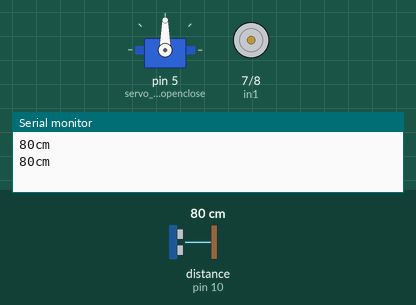
A sketch run on a simulated Arduino Uno, built with avr-gcc and run on an emulated ATmega328P. On the bench: servo, motor-driver pin pairs drawn as motors (green arrow = first pin HIGH = forward, orange = second pin HIGH = backward, longer = more drive, scaled by the enable pin), the last lines printed to the serial monitor. The inputs (shaded band) are chosen by the test bench; at power-on: distance to the obstacle (sensor on pin 10) 80 cm. The echo pulse lasts 58.3 µs per cm.

Above: at 1.8 s.
1.9 s: distance to the obstacle (sensor on pin 10) set to 9 cm
4.2 s: distance to the obstacle (sensor on pin 10) set to 6 cm
At 7.2 s:
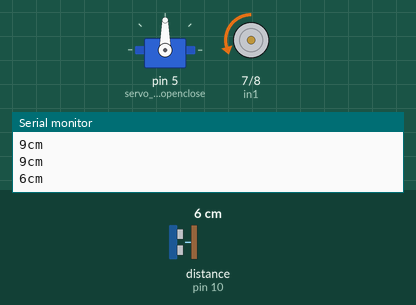
7.5 s: distance to the obstacle (sensor on pin 10) set to 18 cm
At 9.4 s:
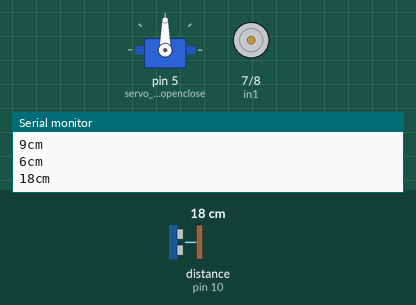
10.5 s: distance to the obstacle (sensor on pin 10) set to 2 cm
At 13.0 s:
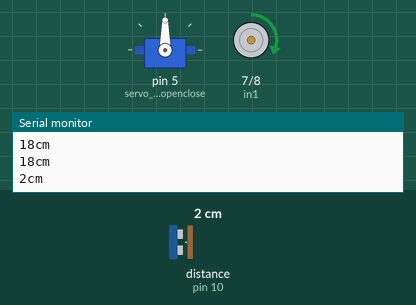
13.5 s: distance to the obstacle (sensor on pin 10) set to 35 cm
At 16.3 s:
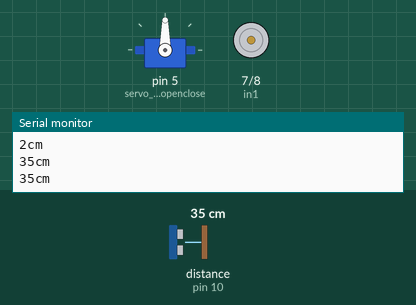
Timing chart, 0 to 17.5 s (numbered marks = the images above; inputs shaded):
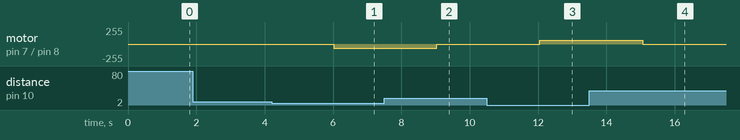

Measured:
- the behaviour switches between 8 and 7 cm on distance to the obstacle (sensor on pin 10) (found by bisection; images 0 and 1)
- after the input at 4.2 s, motor on pin 7 (in1) / pin 8 (in2): stopped → backward 60/255 after 1.8 s
- after the input at 7.5 s, motor on pin 7 (in1) / pin 8 (in2): goes on until 9.0 s, then stays stopped
- after the input at 10.5 s, motor on pin 7 (in1) / pin 8 (in2): stopped → forward 60/255 after 1.5 s
- after the input at 13.5 s, motor on pin 7 (in1) / pin 8 (in2): goes on until 15.1 s, then stays stopped

The sketch:

A2.ino
```cpp
#include <Servo.h>
Servo servo_med_openclose;


// Motor A connections
int en = 3;
int in1 = 7;
int in2 = 8;

//Touch Enable
bool Med;
int medicine=0;
const int medTouch;

//survo openclose
const int pingPin = 11; // Trigger Pin of Ultrasonic Sensor
const int echoPin = 10; // Echo Pin of Ultrasonic Sensor


void setup() {
	// Set all the motor control pins to outputs
    pinMode(in1, OUTPUT);
    pinMode(in2, OUTPUT);
      pinMode(en, OUTPUT);
      pinMode(medTouch, INPUT);


        servo_med_openclose.attach(5);
 Serial.begin(9600); // Starting Serial Terminal
}


void loop(){
  /*
Med = digitalRead(medTouch);
if(Med == 1){
  InOut();
}
*/


   long duration, inches, cm;
   pinMode(pingPin, OUTPUT);
   digitalWrite(pingPin, LOW);
   delayMicroseconds(20);
   digitalWrite(pingPin, HIGH);
   delayMicroseconds(80);
   digitalWrite(pingPin, LOW);
   pinMode(echoPin, INPUT);
   duration = pulseIn(echoPin, HIGH);

   cm = microsecondsToCentimeters(duration);
   Serial.print(cm);
   Serial.print("cm");
   Serial.println();
   delay(1000);
   if(cm<8 ){InOut();}


}
long microsecondsToCentimeters(long microseconds) {
   return microseconds / 29 / 2;
}

void InOut(){

if(medicine%2 == 0 ){
  medicine++;
  for(int i =0; i<5; i++){
  analogWrite(en, 60);
  digitalWrite(in1, LOW);
  digitalWrite(in2, HIGH);
  delay(5);}
  delay(3000);
  digitalWrite(in1, LOW);
  digitalWrite(in2, LOW);


}
else{
  medicine++;


  for(int i =0; i<5; i++){
  analogWrite(en, 60);
  digitalWrite(in1, HIGH);
  digitalWrite(in2, LOW);
  delay(5);}
  delay(3000);
  digitalWrite(in1, LOW);
  digitalWrite(in2, LOW);
}


}


void MedOpen(){
  for(int j=0; j <= 100; j++){
    servo_med_openclose.write(j);
    delay(30);
    }
}
void MedClose(){

    for(int j=100; j >= 0; j--){
    servo_med_openclose.write(j);
    delay(30);
    }
}
```
